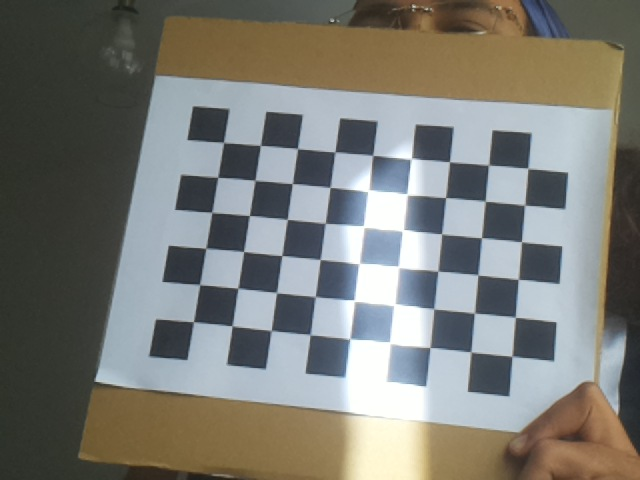
#> input picture Lab_2/data/img_00.jpg, 640 x 480 px
$ python -i canny_filter.py   (imports and definitions only)   (older library calls are emulated)
#> lines starting #> are read from the running program, lines starting #| are printed output that depends on the picture
import tkinter as tk
from tkinter import ttk, messagebox
import cv2
import numpy as np
from PIL import Image, ImageTk, ImageDraw
import sys
import os


class CannyDemo:
    def __init__(self, image_path):
#> called with image_path = '../../Lab_2/data/img_00.jpg'
        self.root = tk.Tk()
        self.root.title("Canny Edge Detection Demo")
        self.root.geometry("1200x1000")

        # Load and validate image
        if not os.path.exists(image_path):
            messagebox.showerror("Error", f"Image file not found: {image_path}")
            sys.exit(1)

        self.original_image = cv2.imread(image_path)
#> self.original_image is the input picture: shape (480, 640, 3); mean B, G, R 117.1, 122.9, 122.7
        if self.original_image is None:
            messagebox.showerror("Error", f"Unable to load image: {image_path}")
            sys.exit(1)

        # Convert to grayscale for processing
        self.gray_image = cv2.cvtColor(self.original_image, cv2.COLOR_BGR2GRAY)
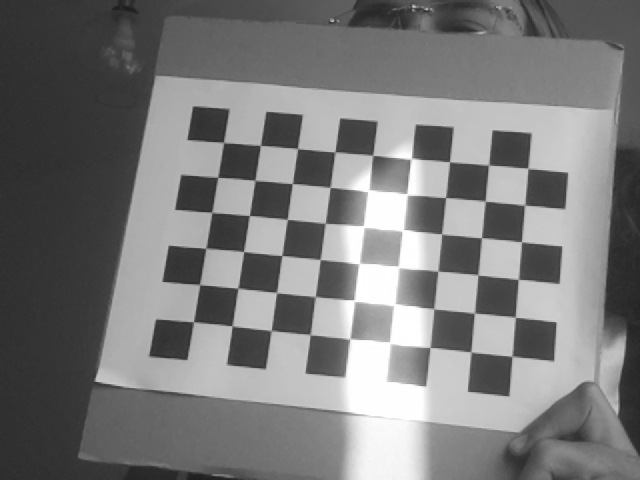
#> self.gray_image: shape (480, 640); min 30, max 255, mean 122.2

        # Resize image if too large for display
        self.display_width = 400
        self.display_height = 300
        self.gray_resized = cv2.resize(self.gray_image, (self.display_width, self.display_height))

        # Initialize parameters
        self.low_threshold = tk.IntVar(value=50)
        self.high_threshold = tk.IntVar(value=150)
        self.blur_enabled = tk.BooleanVar(value=False)
        self.blur_kernel = tk.IntVar(value=5)

        # Matrix window parameters
        self.matrix_size = 12
        self.window_x = tk.IntVar(value=50)  # Top-left x position
        self.window_y = tk.IntVar(value=50)  # Top-left y position

        # Set slider ranges based on image size
        max_x = max(0, self.display_width - self.matrix_size)
        max_y = max(0, self.display_height - self.matrix_size)
        self.max_window_x = max_x
        self.max_window_y = max_y

        # Section expansion states
        self.original_expanded = tk.BooleanVar(value=True)
        self.gradient_expanded = tk.BooleanVar(value=True)
        self.canny_expanded = tk.BooleanVar(value=True)

        # Left panel image section expansion states
        self.original_image_expanded = tk.BooleanVar(value=True)
        self.processed_image_expanded = tk.BooleanVar(value=True)
        self.canny_image_expanded = tk.BooleanVar(value=True)

        self.setup_ui()
        self.update_display()

    def setup_ui(self):
        # Main frame with scrollbar
        main_canvas = tk.Canvas(self.root)
        scrollbar = ttk.Scrollbar(self.root, orient="vertical", command=main_canvas.yview)
        scrollable_frame = ttk.Frame(main_canvas)

        scrollable_frame.bind(
            "<Configure>",
            lambda e: main_canvas.configure(scrollregion=main_canvas.bbox("all"))
        )

        main_canvas.create_window((0, 0), window=scrollable_frame, anchor="nw")
        main_canvas.configure(yscrollcommand=scrollbar.set)

        main_canvas.pack(side="left", fill="both", expand=True)
        scrollbar.pack(side="right", fill="y")

        # Main content frame
        main_frame = ttk.Frame(scrollable_frame, padding="10")
        main_frame.grid(row=0, column=0, sticky=(tk.W, tk.E, tk.N, tk.S))

        # Configure grid weights
        main_frame.columnconfigure(0, weight=1)
        main_frame.columnconfigure(1, weight=0)

        # Left panel for images and controls
        left_panel = ttk.Frame(main_frame)
        left_panel.grid(row=0, column=0, sticky=(tk.W, tk.E, tk.N, tk.S), padx=(0, 20))
        left_panel.columnconfigure(0, weight=1)

        # Original image section
        self.original_image_button = tk.Button(left_panel,
                                              text="▼ Original Image (Grayscale)",
                                              font=('Arial', 12, 'bold'),
                                              command=self.toggle_original_image_section,
                                              relief='flat', anchor='w')
        self.original_image_button.grid(row=0, column=0, sticky=(tk.W, tk.E), pady=(0, 5))

        # Original image display
        self.original_image_frame = ttk.Frame(left_panel)
        self.original_image_frame.grid(row=1, column=0, pady=(0, 15))

        self.original_label = ttk.Label(self.original_image_frame)
        self.original_label.grid(row=0, column=0)

        # Processed image section
        self.processed_image_button = tk.Button(left_panel,
                                               text="▼ Processed Image (with/without Blur)",
                                               font=('Arial', 12, 'bold'),
                                               command=self.toggle_processed_image_section,
                                               relief='flat', anchor='w')
        self.processed_image_button.grid(row=2, column=0, sticky=(tk.W, tk.E), pady=(0, 5))

        # Processed image display
        self.processed_image_frame = ttk.Frame(left_panel)
        self.processed_image_frame.grid(row=3, column=0, pady=(0, 15))

        self.processed_label = ttk.Label(self.processed_image_frame)
        self.processed_label.grid(row=0, column=0)

        # Canny image section
        self.canny_image_button = tk.Button(left_panel,
                                           text="▼ Canny Edge Detection",
                                           font=('Arial', 12, 'bold'),
                                           command=self.toggle_canny_image_section,
                                           relief='flat', anchor='w')
        self.canny_image_button.grid(row=4, column=0, sticky=(tk.W, tk.E), pady=(0, 5))

        # Canny image display
        self.canny_image_frame = ttk.Frame(left_panel)
        self.canny_image_frame.grid(row=5, column=0, pady=(0, 20))

        self.canny_label = ttk.Label(self.canny_image_frame)
        self.canny_label.grid(row=0, column=0)

        # Controls frame
        controls_frame = ttk.LabelFrame(left_panel, text="Canny Parameters", padding="10")
        controls_frame.grid(row=6, column=0, sticky=(tk.W, tk.E), pady=(0, 10))
        controls_frame.columnconfigure(1, weight=1)

        # Low threshold slider
        ttk.Label(controls_frame, text="Low Threshold:").grid(row=0, column=0, sticky=tk.W, padx=(0, 10))
        self.low_scale = ttk.Scale(controls_frame, from_=0, to=255,
                                  variable=self.low_threshold, orient=tk.HORIZONTAL,
                                  command=self.on_parameter_change)
        self.low_scale.grid(row=0, column=1, sticky=(tk.W, tk.E), padx=(0, 10))
        self.low_value_label = ttk.Label(controls_frame, text="50")
        self.low_value_label.grid(row=0, column=2, sticky=tk.W)

        # High threshold slider
        ttk.Label(controls_frame, text="High Threshold:").grid(row=1, column=0, sticky=tk.W, padx=(0, 10))
        self.high_scale = ttk.Scale(controls_frame, from_=0, to=255,
                                   variable=self.high_threshold, orient=tk.HORIZONTAL,
                                   command=self.on_parameter_change)
        self.high_scale.grid(row=1, column=1, sticky=(tk.W, tk.E), padx=(0, 10))
        self.high_value_label = ttk.Label(controls_frame, text="150")
        self.high_value_label.grid(row=1, column=2, sticky=tk.W)

        # Gaussian blur checkbox
        self.blur_checkbox = ttk.Checkbutton(controls_frame, text="Gaussian Blur",
                                           variable=self.blur_enabled,
                                           command=self.on_parameter_change)
        self.blur_checkbox.grid(row=2, column=0, sticky=tk.W, pady=(10, 0))

        # Blur kernel slider
        ttk.Label(controls_frame, text="Blur Kernel Size:").grid(row=3, column=0, sticky=tk.W, padx=(0, 10))
        self.kernel_scale = ttk.Scale(controls_frame, from_=1, to=15,
                                     variable=self.blur_kernel, orient=tk.HORIZONTAL,
                                     command=self.on_kernel_change)
        self.kernel_scale.grid(row=3, column=1, sticky=(tk.W, tk.E), padx=(0, 10))
        self.kernel_value_label = ttk.Label(controls_frame, text="5")
        self.kernel_value_label.grid(row=3, column=2, sticky=tk.W)

        # Initially disable kernel slider
        self.update_kernel_state()

        # Right panel for matrix display
        right_panel = ttk.Frame(main_frame)
        right_panel.grid(row=0, column=1, sticky=(tk.W, tk.E, tk.N, tk.S))

        # Matrix panel title
        ttk.Label(right_panel, text="Pixel Value Analysis (12x12)",
                 font=('Arial', 12, 'bold')).grid(row=0, column=0, pady=(0, 10))

        # Window position controls
        position_frame = ttk.LabelFrame(right_panel, text="Window Position", padding="5")
        position_frame.grid(row=1, column=0, sticky=(tk.W, tk.E), pady=(0, 10))

        ttk.Label(position_frame, text="X:").grid(row=0, column=0, sticky=tk.W)
        self.x_scale = ttk.Scale(position_frame, from_=0, to=self.max_window_x,
                                variable=self.window_x, orient=tk.HORIZONTAL,
                                command=self.on_window_change)
        self.x_scale.grid(row=0, column=1, sticky=(tk.W, tk.E), padx=(5, 5))
        self.x_value_label = ttk.Label(position_frame, text="50")
        self.x_value_label.grid(row=0, column=2)

        ttk.Label(position_frame, text="Y:").grid(row=1, column=0, sticky=tk.W)
        self.y_scale = ttk.Scale(position_frame, from_=0, to=self.max_window_y,
                                variable=self.window_y, orient=tk.HORIZONTAL,
                                command=self.on_window_change)
        self.y_scale.grid(row=1, column=1, sticky=(tk.W, tk.E), padx=(5, 5))
        self.y_value_label = ttk.Label(position_frame, text="50")
        self.y_value_label.grid(row=1, column=2)

        position_frame.columnconfigure(1, weight=1)

        # Create expandable sections
        self.create_expandable_sections(right_panel)

    def create_expandable_sections(self, parent):
        current_row = 2

        # Original Values Section
        self.original_section_button = tk.Button(parent,
                                                text="▼ Original Grayscale Values",
                                                font=('Arial', 10, 'bold'),
                                                command=self.toggle_original_section,
                                                relief='flat', anchor='w')
        self.original_section_button.grid(row=current_row, column=0, sticky=(tk.W, tk.E), pady=(10, 0))

        self.original_section_frame = ttk.Frame(parent)
        self.original_section_frame.grid(row=current_row+1, column=0, pady=(5, 10))
        current_row += 2

        # Gradient Calculations Section
        self.gradient_section_button = tk.Button(parent,
                                                text="▼ Gradient Calculations",
                                                font=('Arial', 10, 'bold'),
                                                command=self.toggle_gradient_section,
                                                relief='flat', anchor='w')
        self.gradient_section_button.grid(row=current_row, column=0, sticky=(tk.W, tk.E), pady=(0, 0))

        self.gradient_section_frame = ttk.Frame(parent)
        self.gradient_section_frame.grid(row=current_row+1, column=0, pady=(5, 10))
        current_row += 2

        # Final Edge Detection Section
        self.canny_section_button = tk.Button(parent,
                                             text="▼ Final Edge Detection",
                                             font=('Arial', 10, 'bold'),
                                             command=self.toggle_canny_section,
                                             relief='flat', anchor='w')
        self.canny_section_button.grid(row=current_row, column=0, sticky=(tk.W, tk.E), pady=(0, 0))

        self.canny_section_frame = ttk.Frame(parent)
        self.canny_section_frame.grid(row=current_row+1, column=0, pady=(5, 10))

        # Create matrix grids
        self.create_matrix_grids()

    def create_matrix_grids(self):
        # Create original values matrix
        self.original_matrix_labels = []
        for i in range(self.matrix_size):
            row = []
            for j in range(self.matrix_size):
                label = tk.Label(self.original_section_frame, text="0",
                               width=5, height=2, relief="solid", borderwidth=1,
                               font=('Courier', 10), bg='white')
                label.grid(row=i, column=j, padx=1, pady=1)
                row.append(label)
            self.original_matrix_labels.append(row)

        # Create gradient matrices (Gx, Gy, Magnitude)
        gradient_container = ttk.Frame(self.gradient_section_frame)
        gradient_container.grid(row=0, column=0)

        # Gx matrix
        gx_frame = ttk.Frame(gradient_container)
        gx_frame.grid(row=1, column=0, padx=(0, 10))
        ttk.Label(gx_frame, text="Gx (Horizontal)", font=('Arial', 8, 'bold')).grid(row=0, column=0, pady=(0, 2))

        self.gx_matrix_labels = []
        for i in range(self.matrix_size):
            row = []
            for j in range(self.matrix_size):
                label = tk.Label(gx_frame, text="0", width=5, height=2,
                               relief="solid", borderwidth=1, font=('Courier', 9), bg='white')
                label.grid(row=i+1, column=j, padx=1, pady=1)
                row.append(label)
            self.gx_matrix_labels.append(row)

        # Gy matrix
        gy_frame = ttk.Frame(gradient_container)
        gy_frame.grid(row=1, column=1, padx=(0, 10))
        ttk.Label(gy_frame, text="Gy (Vertical)", font=('Arial', 8, 'bold')).grid(row=0, column=0, pady=(0, 2))

        self.gy_matrix_labels = []
        for i in range(self.matrix_size):
            row = []
            for j in range(self.matrix_size):
                label = tk.Label(gy_frame, text="0", width=5, height=2,
                               relief="solid", borderwidth=1, font=('Courier', 9), bg='white')
                label.grid(row=i+1, column=j, padx=1, pady=1)
                row.append(label)
            self.gy_matrix_labels.append(row)

        # Magnitude matrix
        mag_frame = ttk.Frame(gradient_container)
        mag_frame.grid(row=1, column=2)
        ttk.Label(mag_frame, text="Magnitude", font=('Arial', 8, 'bold')).grid(row=0, column=0, pady=(0, 2))

        self.mag_matrix_labels = []
        for i in range(self.matrix_size):
            row = []
            for j in range(self.matrix_size):
                label = tk.Label(mag_frame, text="0", width=5, height=2,
                               relief="solid", borderwidth=1, font=('Courier', 9), bg='white')
                label.grid(row=i+1, column=j, padx=1, pady=1)
                row.append(label)
            self.mag_matrix_labels.append(row)

        # Create canny result matrix
        self.canny_matrix_labels = []
        for i in range(self.matrix_size):
            row = []
            for j in range(self.matrix_size):
                label = tk.Label(self.canny_section_frame, text="0",
                               width=5, height=2, relief="solid", borderwidth=1,
                               font=('Courier', 10), bg='white')
                label.grid(row=i, column=j, padx=1, pady=1)
                row.append(label)
            self.canny_matrix_labels.append(row)
#> (the call stopped at in update_display, `x = int(self.window_x.get())`: tkinter is not available in this run)

    # [63 lines left out: functions toggle_original_image_section, toggle_processed_image_section, toggle_canny_image_section, toggle_original_section, toggle_gradient_section, toggle_canny_section and 1 more, not called in this run]

    def on_parameter_change(self, value=None):
        # Update value labels
        self.low_value_label.config(text=str(int(self.low_threshold.get())))
#> (this line was passed over: tkinter is not available in this run)
        self.high_value_label.config(text=str(int(self.high_threshold.get())))
#> (this line was passed over: tkinter is not available in this run)

        # Update kernel slider state
        self.update_kernel_state()

        # Update display
        self.update_display()
#> (the call stopped at in update_display, `x = int(self.window_x.get())`: tkinter is not available in this run)

    # [7 lines left out: function on_window_change, not called in this run]

    def update_kernel_state(self):
        if self.blur_enabled.get():
            self.kernel_scale.config(state='normal')
            self.kernel_value_label.config(foreground='black')
        else:
            self.kernel_scale.config(state='disabled')
            self.kernel_value_label.config(foreground='gray')

    # [22 lines left out: functions draw_rectangle_on_image, compute_gradients, not called in this run]

    def update_display(self):
        # Get current window position
        x = int(self.window_x.get())
        y = int(self.window_y.get())

        # Display original grayscale image with rectangle
        original_with_rect = self.draw_rectangle_on_image(self.gray_resized, x, y, self.matrix_size)
        original_pil = Image.fromarray(original_with_rect)
        original_photo = ImageTk.PhotoImage(original_pil)
        self.original_label.config(image=original_photo)
        self.original_label.image = original_photo  # Keep a reference

        # Apply Gaussian blur if enabled
        processed_image = self.gray_resized.copy()
        if self.blur_enabled.get():
            kernel_size = int(self.blur_kernel.get())
            # Ensure kernel size is odd
            if kernel_size % 2 == 0:
                kernel_size += 1
            processed_image = cv2.GaussianBlur(processed_image, (kernel_size, kernel_size), 0)

        # Display processed image with rectangle
        processed_with_rect = self.draw_rectangle_on_image(processed_image, x, y, self.matrix_size)
        processed_pil = Image.fromarray(processed_with_rect)
        processed_photo = ImageTk.PhotoImage(processed_pil)
        self.processed_label.config(image=processed_photo)
        self.processed_label.image = processed_photo  # Keep a reference

        # Compute gradients
        gx, gy, magnitude = self.compute_gradients(processed_image)

        # Apply Canny edge detection
        low_thresh = int(self.low_threshold.get())
        high_thresh = int(self.high_threshold.get())

        # Ensure high threshold is greater than low threshold
        if high_thresh <= low_thresh:
            high_thresh = low_thresh + 1

        canny_edges = cv2.Canny(processed_image, low_thresh, high_thresh)

        # Display Canny result with rectangle
        canny_with_rect = self.draw_rectangle_on_image(canny_edges, x, y, self.matrix_size)
        canny_pil = Image.fromarray(canny_with_rect)
        canny_photo = ImageTk.PhotoImage(canny_pil)
        self.canny_label.config(image=canny_photo)
        self.canny_label.image = canny_photo  # Keep a reference

        # Update matrices
        self.update_matrices(x, y, processed_image, gx, gy, magnitude, canny_edges)

    # [87 lines left out: function update_matrices, not called in this run]

    def run(self):
        self.root.mainloop()


# [9 lines left out: function main, not called in this run]


# [2 lines not run here, left out]

>>> result = CannyDemo('../../Lab_2/data/img_00.jpg').on_parameter_change()

$ run again, on Lab_2/data/img_02.jpg
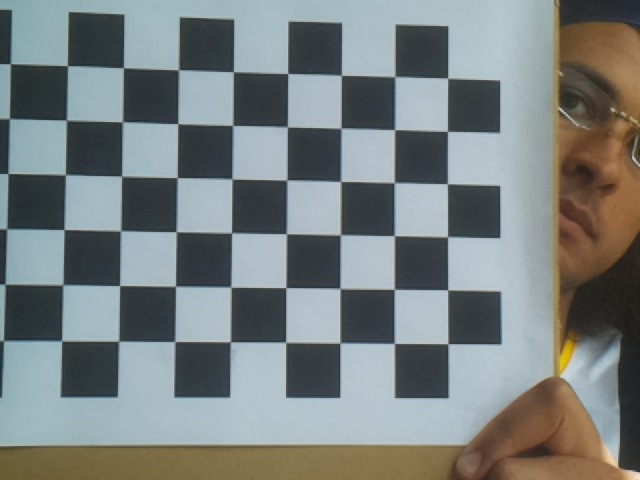
#> input picture Lab_2/data/img_02.jpg, 640 x 480 px
#> in __init__, self.original_image is the input picture: shape (480, 640, 3); mean B, G, R 127.7, 128.1, 121.1
#> in __init__, `self.gray_image = cv2.cvtColor(self.original_image, cv2.COLOR_BGR2GRAY)`:
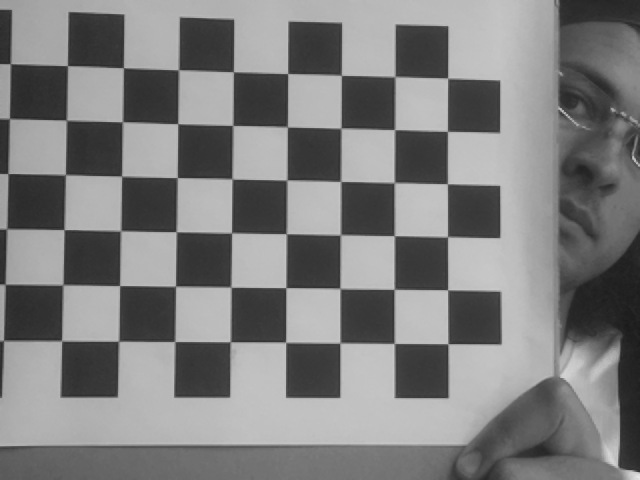
#> self.gray_image: shape (480, 640); min 26, max 232, mean 126

$ run again, on Lab_2/data/img_03.jpg
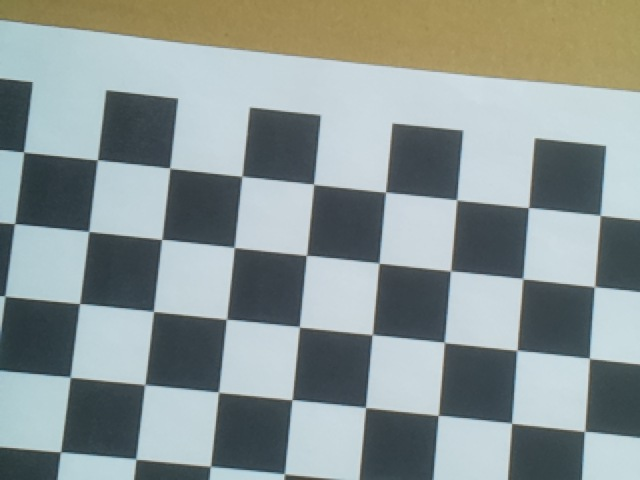
#> input picture Lab_2/data/img_03.jpg, 640 x 480 px
#> in __init__, self.original_image is the input picture: shape (480, 640, 3); mean B, G, R 148.9, 150.5, 139.8
#> in __init__, `self.gray_image = cv2.cvtColor(self.original_image, cv2.COLOR_BGR2GRAY)`:
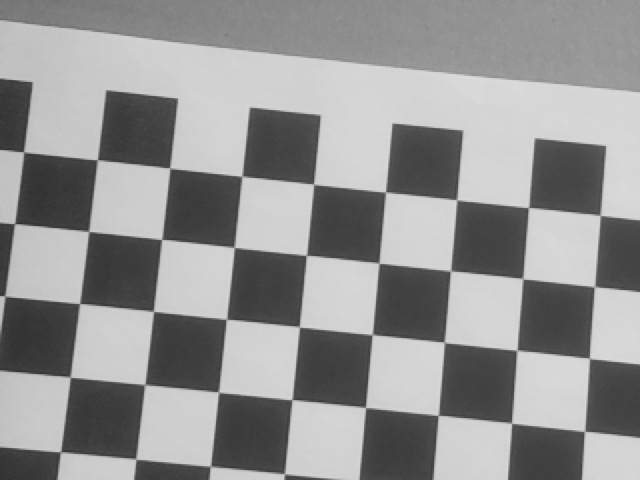
#> self.gray_image: shape (480, 640); min 47, max 222, mean 147.1
